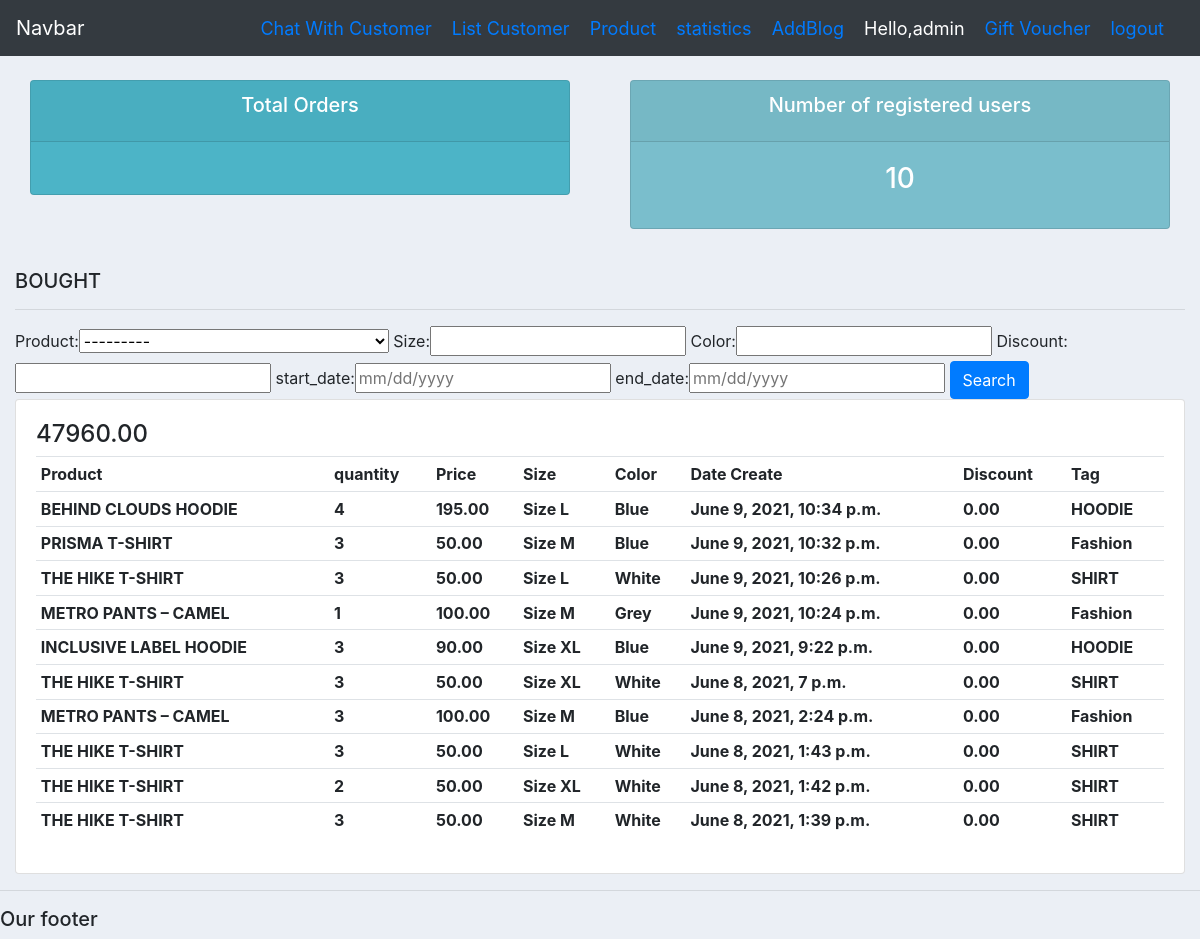
The app's page / (signed in) with its own data.
### ecom/models.py (models this page shows, shortened)
class Data(models.Model):
    product = models.ForeignKey(Product, on_delete=models.SET_NULL, null=True)
    dataOrder = models.ForeignKey(DataOrder, on_delete=models.SET_NULL, null=True)
    date_complete = models.DateTimeField(auto_now_add=True)
    complete = models.BooleanField(default=False)
    quantity = models.IntegerField(default=0, null=True, blank=True)
    size = models.CharField(max_length=100, null=True)
    color = models.CharField(max_length=100, null=True)
    discount = models.DecimalField(default=0.0,decimal_places=2,max_digits=3)

class Product(models.Model):
    TYPE = (
        ('Men', 'Men'),
        ('Women', 'Women'),
        ('Bag', 'Bag'),
        ('Shoes', 'Shoes'),
        ('Watches', 'Watches'),
    )
    TAGS = (
        ('HOODIE','HOODIE'),
        ('SHIRT','SHIRT'),
        ('Fashion', 'Fashion'),
        ('Lifestyle', 'Lifestyle'),
        ('Denim', 'Denim'),
        ('Streetstyle', 'Streetstyle'),
        ('Crafts', 'Crafts'),
    )
    SIZE = (
        ('S', 'S'),
        ('M', 'M'),
        ('L', 'L'),
        ('XL', 'XL'),
        ('XXL', 'XXL'),
    )
    name     = models.CharField(max_length=200,null=True)
    priceFilter    = models.IntegerField( default=0,null=True)
    price    = models.DecimalField(max_digits=8,null=True,decimal_places=2)
    favorite = models.CharField(max_length=200, default=0,null=True,blank=True)
    type     = models.CharField(max_length=200,null=True,choices=TYPE)
    description =models.CharField(max_length=200,null=True,blank=True)
    date_created =models.DateTimeField(auto_now_add=True,null=True)
    tag      = models.CharField(max_length=200,null=True,choices=TAGS)
    images1  = models.ImageField(default="null",null=True, blank=True)
    images2  = models.ImageField(default="null",null=True, blank=True)
    images3  = models.ImageField(default="null",null=True, blank=True)
    widthS   = models.FloatField(null=True)
    heightS   = models.FloatField(null=True)
    sleeveS   = models.FloatField(null=True)
    shoulderS = models.FloatField(null=True)
    widthM    = models.FloatField(null=True)
    heightM   = models.FloatField(null=True)
    sleeveM   = models.FloatField(null=True)
    shoulderM = models.FloatField(null=True)
    widthL    = models.FloatField(null=True)
    heightL   = models.FloatField(null=True)
    sleeveL   = models.FloatField(null=True)
    shoulderL = models.FloatField(null=True)
    widthXL    = models.FloatField(null=True)
    heightXL   = models.FloatField(null=True)
    sleeveXL   = models.FloatField(null=True)
    shoulderXL = models.FloatField(null=True)
    widthXXL    = models.FloatField(null=True)
    heightXXL   = models.FloatField(null=True)
    sleeveXXL   = models.FloatField(null=True)
    shoulderXXL = models.FloatField(null=True)
    rate = models.DecimalField(default=1.0,decimal_places=2,max_digits=3)
    amout = models.IntegerField(default= 100,null=True, blank=True)
    cost = models.DecimalField(default=30.0,max_digits=8,null=True,decimal_places=2)
    slug = models.SlugField(max_length=2000)
    sold = models.IntegerField(default=0,null=True, blank=True)
    def __str__(self):
        return self.name

### ecom/decorators.py (the view)
    def wrapper_function(request, *args, **kwargs):
        group = None
        if request.user.groups.exists():
            group = request.user.groups.all()[0].name
            print('group', group)
        if group == 'customer':
            return redirect('user-page')
        elif group == 'admin':
            return view_func(request, *args, **kwargs)

### ecom/templates/admin/dashboard.html (shortened to what this page needs)
{%  extends 'admin/mainadmin.html' %}
{% block content %}
{%  include 'admin/status.html' %}
<br>
<div class="row">
	<div class="col-md-12">
		<h5>BOUGHT</h5>
		<hr>
		<form method="get">
			{{myFilter.form}}
			<button class="btn btn-primary" type="submit">Search</button>
		</form>
		<div class="card card-body">
			<h4>{{total}}</h4>
			<table class="table table-sm">
				<tr>
					<th>Product</th>
					<th>quantity</th>
					<th>Price</th>
					<th>Size</th>
					<th>Color</th>
					<th>Date Create</th>
					<th>Discount</th>
					<th>Tag</th>
				</tr>
		        {% for item in data %}
				<tr>
					<th>{{item.product.name}}</th>
					<th>{{item.quantity}}</th>
					<th>{{item.product.price}}</th>
					<th>{{item.size}}</th>
					<th>{{item.color}}</th>
					<th>{{item.date_complete}}</th>
					<th>{{item.discount}}</th>
					<th>{{item.product.tag}}</th>
				</tr>
				{% endfor %}
			</table>
		</div>
	</div>
</div>
{% endblock %}

### ecom/templates/admin/navbar.html (shortened to what this page needs)
{% load static %}
<nav class="navbar navbar-expand-lg navbar-dark bg-dark">
  <a class="navbar-brand" href="#">Navbar</a>
  <span class="hello-msg"><a href="{% url 'dashboard:chat' %}">Chat With Customer</a></span>
  <span class="hello-msg"><a href="{% url 'dashboard:listCustomer' %}">List Customer</a></span>
  <span class="hello-msg"><a href="{% url 'dashboard:productAdmin' %}">Product</a></span>
  <span class="hello-msg"><a href="{% url 'dashboard:statistics' %}">statistics</a></span>
  <span class="hello-msg"><a href="{% url 'dashboard:addBlog' %}">AddBlog</a></span>
  <span class="hello-msg">Hello,{{request.user}}</span>
  <span class="hello-msg" ><a href="{% url 'dashboard:giftVoucher' %}">Gift Voucher</a></span>
  <span class="hello-msg"><a href="{%url 'logout' %}">logout</a></span>
</nav>

### ecom/templates/admin/mainadmin.html (style rules this page uses)
body { background-color: #ebeff5; }

### ecom/templates/admin/navbar.html (style rules this page uses)
.hello-msg { font-size: 18px; color: #fff; margin-right: 20px; }

### records on screen
Data: product.name "BEHIND CLOUDS HOODIE", quantity "4", product.price "195.00", size "Size L", color "Blue", date_complete "June 9, 2021, 10:34 p.m.", discount "0.00", product.tag "HOODIE"
Data: product.name "PRISMA T-SHIRT", quantity "3", product.price "50.00", size "Size M", color "Blue", date_complete "June 9, 2021, 10:32 p.m.", discount "0.00", product.tag "Fashion"
Data: product.name "THE HIKE T-SHIRT", quantity "3", product.price "50.00", size "Size L", color "White", date_complete "June 9, 2021, 10:26 p.m.", discount "0.00", product.tag "SHIRT"
Data: product.name "METRO PANTS – CAMEL", quantity "1", product.price "100.00", size "Size M", color "Grey", date_complete "June 9, 2021, 10:24 p.m.", discount "0.00", product.tag "Fashion"
Data: product.name "INCLUSIVE LABEL HOODIE", quantity "3", product.price "90.00", size "Size XL", color "Blue", date_complete "June 9, 2021, 9:22 p.m.", discount "0.00", product.tag "HOODIE"
Data: product.name "THE HIKE T-SHIRT", quantity "3", product.price "50.00", size "Size XL", color "White", date_complete "June 8, 2021, 7 p.m.", discount "0.00", product.tag "SHIRT"
Data: product.name "METRO PANTS – CAMEL", quantity "3", product.price "100.00", size "Size M", color "Blue", date_complete "June 8, 2021, 2:24 p.m.", discount "0.00", product.tag "Fashion"
Data: product.name "THE HIKE T-SHIRT", quantity "3", product.price "50.00", size "Size L", color "White", date_complete "June 8, 2021, 1:43 p.m.", discount "0.00", product.tag "SHIRT"
Data: product.name "THE HIKE T-SHIRT", quantity "2", product.price "50.00", size "Size XL", color "White", date_complete "June 8, 2021, 1:42 p.m.", discount "0.00", product.tag "SHIRT"
Data: product.name "THE HIKE T-SHIRT", quantity "3", product.price "50.00", size "Size M", color "White", date_complete "June 8, 2021, 1:39 p.m.", discount "0.00", product.tag "SHIRT"

### other values on screen
{{ request.user }} "admin"
{{ numberUser }} "10"
{{ total }} "47960.00"
